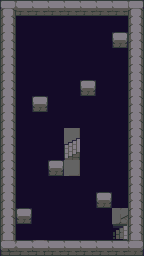

Below is a game level as drawn by its tile map, then a one-line description and the .tmx that defines it (tile-layer data replaced by summaries):
An orthogonal 9x16 tile map with 16x16 px tiles, 3 tile layers (Kachelebene 1, Schlucht, graphics), 4 tilesets and 98 objects.

<map version="1.0" tiledversion="1.1.6" orientation="orthogonal" renderorder="right-down" width="9" height="16" tilewidth="16" tileheight="16" infinite="0" nextobjectid="215">
 <tileset firstgid="1" name="tiles_dungeon_v1.1" tilewidth="16" tileheight="16" tilecount="480" columns="20">
  <image source="tiles_dungeon_v1.1.png" width="320" height="384" />
 </tileset>
 <tileset firstgid="481" name="tiles_dungeon_v1.1" tilewidth="16" tileheight="16" tilecount="480" columns="20">
  <image source="tiles_dungeon_v1.1.png" width="320" height="384" />
 </tileset>
 <tileset firstgid="961" name="tiles_dungeon_v1.1" tilewidth="16" tileheight="16" tilecount="480" columns="20">
  <image source="tiles_dungeon_v1.1.png" width="320" height="384" />
 </tileset>
 <tileset firstgid="1441" name="tiles_dungeon_v1.1" tilewidth="16" tileheight="16" tilecount="480" columns="20">
  <image source="tiles_dungeon_v1.1.png" width="320" height="384" />
 </tileset>
 <layer name="Kachelebene 1" width="9" height="16">
  <data>[144 cells, 144 non-empty, 13 distinct tile ids]</data>
 </layer>
 <layer name="Schlucht" width="9" height="16">
  <data>[144 cells, 90 non-empty, 3 distinct tile ids]</data>
 </layer>
 <layer name="graphics" width="9" height="16">
  <data>[144 cells, 3 non-empty, 3 distinct tile ids]</data>
 </layer>
 <objectgroup name="Schlucht" visible="0">
  <object id="90" x="16" y="48" width="16" height="16" />
  <object id="91" x="16" y="16" width="16" height="16" />
  <object id="92" x="32" y="32" width="16" height="16" />
  <object id="93" x="32" y="16" width="16" height="16" />
  <object id="94" x="32" y="48" width="16" height="16" />
  <object id="95" x="48" y="16" width="16" height="16" />
  <object id="96" x="48" y="32" width="16" height="16" />
  <object id="97" x="48" y="48" width="16" height="16" />
  <object id="98" x="64" y="16" width="16" height="16" />
  <object id="99" x="64" y="32" width="16" height="16" />
  <object id="100" x="64" y="48" width="16" height="16" />
  <object id="101" x="80" y="16" width="16" height="16" />
  <object id="102" x="80" y="32" width="16" height="16" />
  <object id="103" x="80" y="48" width="16" height="16" />
  <object id="104" x="96" y="16" width="16" height="16" />
  <object id="105" x="96" y="32" width="16" height="16" />
  <object id="106" x="96" y="48" width="16" height="16" />
  <object id="109" x="16" y="64" width="16" height="16" />
  <object id="110" x="32" y="64" width="16" height="16" />
  <object id="113" x="48" y="64" width="16" height="16" />
  <object id="114" x="80" y="64" width="16" height="16" />
  <object id="115" x="64" y="64" width="16" height="16" />
  <object id="116" x="96" y="64" width="16" height="16" />
  <object id="117" x="112" y="64" width="16" height="16" />
  <object id="118" x="16" y="80" width="16" height="16" />
  <object id="120" x="64" y="80" width="16" height="16" />
  <object id="123" x="16" y="96" width="16" height="16" />
  <object id="125" x="48" y="96" width="16" height="16" />
  <object id="126" x="64" y="96" width="16" height="16" />
  <object id="128" x="96" y="96" width="16" height="16" />
  <object id="129" x="16" y="112" width="16" height="16" />
  <object id="130" x="32" y="112" width="16" height="16" />
  <object id="131" x="48" y="112" width="16" height="16" />
  <object id="132" x="64" y="112" width="16" height="16" />
  <object id="134" x="96" y="112" width="16" height="16" />
  <object id="135" x="16" y="128" width="16" height="16" />
  <object id="136" x="32" y="128" width="16" height="16" />
  <object id="137" x="48" y="128" width="16" height="16" />
  <object id="139" x="80" y="128" width="16" height="16" />
  <object id="140" x="112" y="128" width="16" height="16" />
  <object id="141" x="96" y="128" width="16" height="16" />
  <object id="142" x="16" y="144" width="16" height="16" />
  <object id="143" x="48" y="144" width="16" height="16" />
  <object id="145" x="80" y="144" width="16" height="16" />
  <object id="146" x="96" y="144" width="16" height="16" />
  <object id="147" x="112" y="144" width="16" height="16" />
  <object id="148" x="16" y="160" width="16" height="16" />
  <object id="152" x="80" y="160" width="16" height="16" />
  <object id="153" x="112" y="160" width="16" height="16" />
  <object id="154" x="16" y="176" width="16" height="16" />
  <object id="155" x="32" y="176" width="16" height="16" />
  <object id="156" x="16" y="192" width="16" height="16" />
  <object id="157" x="32" y="192" width="16" height="16" />
  <object id="158" x="32" y="208" width="16" height="16" />
  <object id="159" x="32" y="224" width="16" height="16" />
  <object id="160" x="80" y="176" width="16" height="16" />
  <object id="161" x="80" y="192" width="16" height="16" />
  <object id="162" x="80" y="208" width="16" height="16" />
  <object id="163" x="80" y="224" width="16" height="16" />
  <object id="164" x="112" y="176" width="16" height="16" />
  <object id="165" x="112" y="192" width="16" height="16" />
  <object id="168" x="48" y="224" width="16" height="16" />
  <object id="169" x="64" y="224" width="16" height="16" />
  <object id="170" x="96" y="224" width="16" height="16" />
  <object id="171" x="48" y="208" width="16" height="16" />
  <object id="172" x="64" y="208" width="16" height="16" />
  <object id="173" x="96" y="208" width="16" height="16" />
  <object id="174" x="48" y="192" width="16" height="16" />
  <object id="175" x="64" y="192" width="16" height="16" />
  <object id="177" x="48" y="176" width="16" height="16" />
  <object id="178" x="64" y="176" width="16" height="16" />
  <object id="179" x="96" y="176" width="16" height="16" />
  <object id="183" x="112" y="80" width="16" height="16" />
  <object id="184" x="112" y="96" width="16" height="16" />
  <object id="185" x="112" y="112" width="16" height="16" />
  <object id="186" x="16" y="224" width="16" height="16" />
  <object id="188" x="112" y="48" width="16" height="16" />
  <object id="189" x="112" y="16" width="16" height="16" />
  <object id="190" x="16" y="32" width="16" height="16" />
  <object id="193" x="32" y="144" width="16" height="16" />
  <object id="194" x="96" y="160" width="16" height="16" />
  <object id="196" x="32" y="80" width="16" height="16" />
  <object id="197" x="48" y="80" width="16" height="16" />
  <object id="199" x="96" y="80" width="16" height="16" />
  <object id="200" x="80" y="112" width="16" height="16" />
  <object id="211" x="32" y="160" width="16" height="16" />
  <object id="212" x="80" y="96" width="16" height="16" />
 </objectgroup>
 <objectgroup name="Stein, TreppeRunter" visible="0">
  <object id="1" x="0" y="0" width="144" height="16" />
  <object id="2" x="0" y="16" width="16" height="240" />
  <object id="3" x="16" y="240" width="128" height="16" />
  <object id="4" x="128" y="16" width="16" height="224" />
  <object id="205" x="112" y="32" width="16" height="16" />
  <object id="206" x="80" y="80" width="16" height="16" />
  <object id="207" x="16" y="208" width="16" height="16" />
  <object id="208" x="96" y="192" width="16" height="16" />
  <object id="210" x="32" y="96" width="16" height="16" />
  <object id="213" x="48" y="160" width="16" height="16" />
  <object id="214" x="112" y="224" width="16" height="16" />
 </objectgroup>
 <objectgroup name="Sonstiges" visible="0" locked="1" />
</map>
